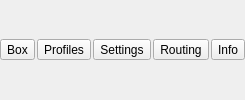
       <widget class="QFrame" name="toolbox_group">
        <property name="sizePolicy">
         <sizepolicy hsizetype="Preferred" vsizetype="Maximum">
          <horstretch>0</horstretch>
          <verstretch>0</verstretch>
         </sizepolicy>
        </property>
        <layout class="QHBoxLayout" name="horizontalLayout_5">
         <property name="spacing">
          <number>2</number>
         </property>
         <property name="leftMargin">
          <number>0</number>
         </property>
         <property name="topMargin">
          <number>0</number>
         </property>
         <property name="rightMargin">
          <number>0</number>
         </property>
         <property name="bottomMargin">
          <number>0</number>
         </property>
         <item>
          <widget class="QToolButton" name="toolButton_program">
           <property name="toolTip">
            <string>NekoRay</string>
           </property>
           <property name="styleSheet">
            <string notr="true">QPushButton::menu-indicator,
QToolButton::menu-indicator {
    image: none;
    width: 0px;
}</string>
           </property>
           <property name="text">
            <string>Box</string>
           </property>
           <property name="icon">
            <iconset theme="b-system-run"/>
           </property>
           <property name="iconSize">
            <size>
             <width>32</width>
             <height>37</height>
            </size>
           </property>
           <property name="popupMode">
            <enum>QToolButton::ToolButtonPopupMode::InstantPopup</enum>
           </property>
          </widget>
         </item>
         <item>
          <widget class="QToolButton" name="toolButton_server">
           <property name="toolTip">
            <string>Profiles</string>
           </property>
           <property name="styleSheet">
            <string notr="true">QPushButton::menu-indicator,
QToolButton::menu-indicator {
    image: none;
    width: 0px;
}</string>
           </property>
           <property name="text">
            <string>Profiles</string>
           </property>
           <property name="icon">
            <iconset theme="b-network-server"/>
           </property>
           <property name="iconSize">
            <size>
             <width>32</width>
             <height>37</height>
            </size>
           </property>
           <property name="popupMode">
            <enum>QToolButton::ToolButtonPopupMode::InstantPopup</enum>
           </property>
          </widget>
         </item>
         <item>
          <widget class="QToolButton" name="toolButton_preferences">
           <property name="toolTip">
            <string>Settings</string>
           </property>
           <property name="styleSheet">
            <string notr="true">QPushButton::menu-indicator,
QToolButton::menu-indicator {
    image: none;
    width: 0px;
}</string>
           </property>
           <property name="text">
            <string>Settings</string>
           </property>
           <property name="icon">
            <iconset theme="b-preferences"/>
           </property>
           <property name="iconSize">
            <size>
             <width>32</width>
             <height>37</height>
            </size>
           </property>
           <property name="popupMode">
            <enum>QToolButton::ToolButtonPopupMode::InstantPopup</enum>
           </property>
          </widget>
         </item>
         <item>
          <widget class="QToolButton" name="toolButton_routing">
           <property name="toolTip">
            <string>Routing</string>
           </property>
           <property name="styleSheet">
            <string notr="true">QPushButton::menu-indicator,
QToolButton::menu-indicator {
    image: none;
    width: 0px;
}</string>
           </property>
           <property name="text">
            <string>Routing</string>
           </property>
           <property name="icon">
            <iconset theme="b-network-routing"/>
           </property>
           <property name="iconSize">
            <size>
             <width>32</width>
             <height>37</height>
            </size>
           </property>
           <property name="popupMode">
            <enum>QToolButton::ToolButtonPopupMode::InstantPopup</enum>
           </property>
          </widget>
         </item>
         <item>
          <widget class="QToolButton" name="toolButton_update">
           <property name="toolTip">
            <string>Update</string>
           </property>
           <property name="styleSheet">
            <string notr="true">QPushButton::menu-indicator,
QToolButton::menu-indicator {
    image: none;
    width: 0px;
}</string>
           </property>
           <property name="text">
            <string>Info</string>
           </property>
           <property name="icon">
            <iconset theme="b-system-software-update"/>
           </property>
           <property name="iconSize">
            <size>
             <width>32</width>
             <height>37</height>
            </size>
           </property>
           <property name="popupMode">
            <enum>QToolButton::ToolButtonPopupMode::InstantPopup</enum>
           </property>
          </widget>
         </item>
        </layout>
       </widget>
